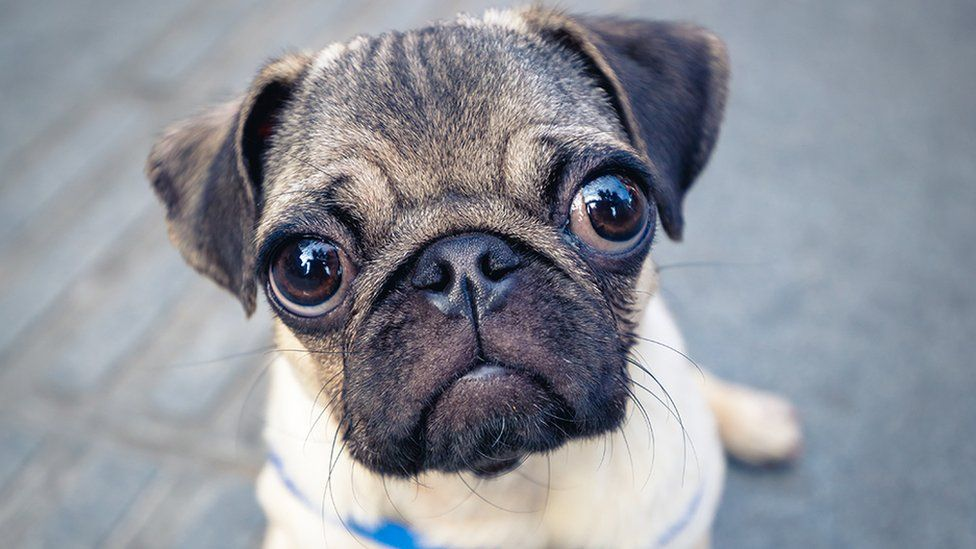
#> input picture examples/dog.jpg, 976 x 549 px
$ python kmeans.py --input examples/dog.jpg --clusters 3
#> lines starting #> are read from the running program, lines starting #| are printed output that depends on the picture
#> in main, image is the input picture: shape (549, 976, 3); mean B, G, R 152.8, 144.6, 141.3
import numpy as np
import random
import math
import cv2
import argparse
import matplotlib.pyplot as plt


# parse cli args
parser = argparse.ArgumentParser(
    prog='K-Means Color Reduction',
    description='Reduces the number of colors of an image using the K-Means algorithm')

parser.add_argument("-i", "--input", help="Input image", required=True)

parser.add_argument("-k", "--clusters",
                    help="Number of clusters", type=int, required=True)
parser.add_argument("--maxiter", help="Max number of iterations", type=int)
args = parser.parse_args()


def euclidean_distance(a, b):
    return np.linalg.norm(a - b)


def init_centroids(X, k):
    n_samples, n_features = X.shape
    centroids = np.zeros((k, n_features))
    for i in range(k):
        centroid = X[random.randint(0, n_samples - 1)]
        centroids[i] = centroid
    return centroids


def closest_centroid(sample, centroids):
    closest, min_distance = -1, math.inf
    for i, centroid in enumerate(centroids):
        distance = euclidean_distance(sample, centroid)
        if distance < min_distance:
            closest, min_distance = i, distance
    return closest


def k_means_clustering(X, k, max_iterations=100):

    # Initialize the centroids randomly.
#> called with X = array of shape (535824, 3), k = 3, max_iterations = 100
    centroids = X[np.random.randint(0, X.shape[0], size=k), :]
#> centroids = [[193, 196, 201], [27, 41, 50], [148, 160, 174]]

    old_centroids = np.zeros(centroids.shape)
#> old_centroids = [[0, 0, 0], [0, 0, 0], [0, 0, 0]]
    labels = np.zeros(X.shape[0])
    distances = np.zeros((X.shape[0], k))

    iteration = 0

    # Repeat until the centroids stop moving or the maximum number of iterations is reached.
    while np.linalg.norm(centroids - old_centroids) > 0 and iteration < max_iterations:
        # Assign the datapoints to the nearest centroids.
        for i in range(k):
            distances[:, i] = np.linalg.norm(X - centroids[i], axis=1)
        labels = np.argmin(distances, axis=1)

        # Save the old centroids.
        old_centroids = centroids.copy()

        # Update the centroids.
        for i in range(k):
            centroids[i] = np.mean(X[labels == i], axis=0)

        iteration += 1
#> this loop made 22 passes
#> old_centroids on pass 1: [[193, 196, 201], [27, 41, 50], [148, 160, 174]]
#> after the loop, centroids = [[215.5, 212.1, 209.1], [61.88, 60.94, 75.8], [148.1, 154.6, 163.7]]; iteration = 22

    # Return the final centroids and cluster assignments.
    return centroids, labels


def reduce_colors(image, k):
    image = cv2.cvtColor(image, cv2.COLOR_BGR2RGB)
    pixels = np.float32(image.reshape(-1, 3))

    if args.maxiter:
        centroids, labels = k_means_clustering(
            pixels, args.clusters, max_iterations=args.maxiter)
    else:
        centroids, labels = k_means_clustering(pixels, args.clusters)

    new_pixels = np.uint8(centroids[labels].reshape(image.shape))
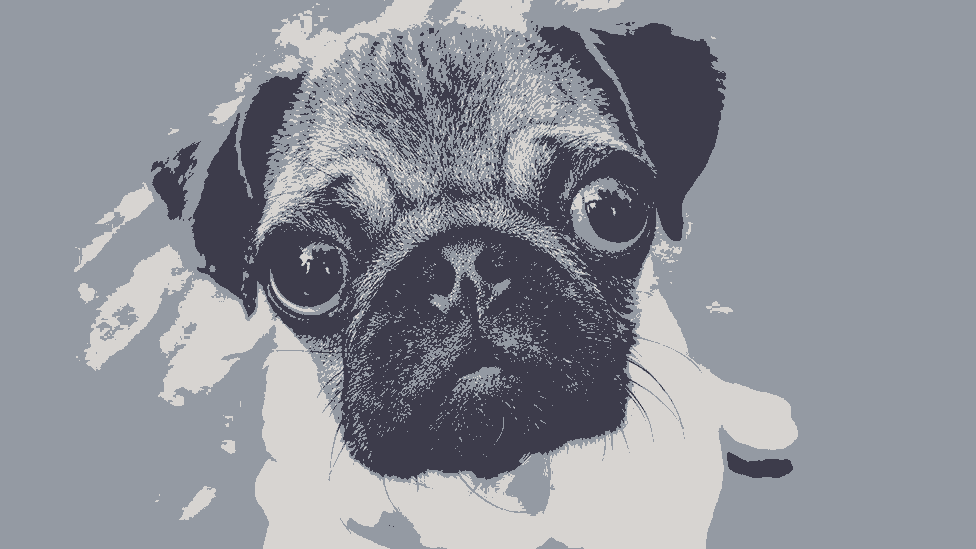
#> new_pixels: shape (549, 976, 3); mean R, G, B 141, 144, 152.2

    return cv2.cvtColor(new_pixels, cv2.COLOR_RGB2BGR)


def main():
    file_path = args.input
    image = cv2.imread(file_path)
    reduced_color_image = reduce_colors(image, k=16)

    cv2.imwrite('original.jpg', image)
    cv2.imwrite('reduced.jpg', reduced_color_image)


if __name__ == '__main__':
    main()

$ run again, on examples/pexels.jpg
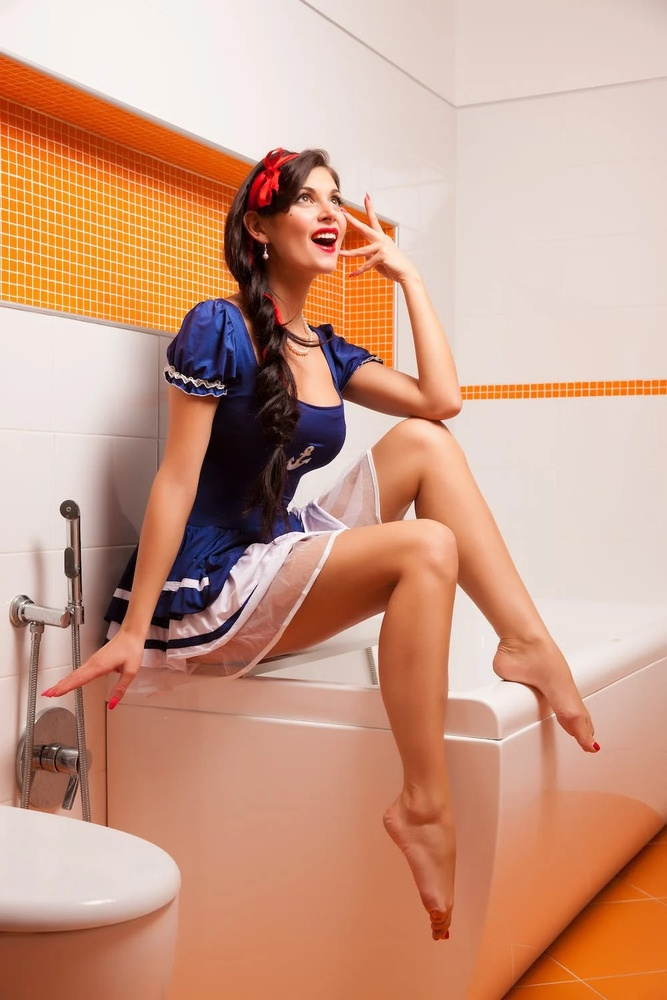
#> input picture examples/pexels.jpg, 667 x 1000 px, shrunk from 1000 x 1500 before the run
#> in main, image is the input picture: shape (1000, 667, 3); mean B, G, R 135.1, 157.1, 203.2
#> in k_means_clustering, `centroids = X[np.random.randint(0, X.shape[0], size=k), :]`: centroids = [[12, 3, 8], [135, 66, 50], [231, 216, 209]]
#> the loop in k_means_clustering, `while np.linalg.norm(centroids - old_centroids) > 0 and iteration < ma..` made 27 passes
#> old_centroids on pass 1: [[12, 3, 8], [135, 66, 50], [231, 216, 209]]
#> after the loop in k_means_clustering, `while np.linalg.norm(centroids - old_centroids) > 0 and iteration < ma..`: centroids = [[88.96, 44.77, 40.69], [205.8, 129.1, 87.06], [232.2, 214.8, 206.9]]; iteration = 27
#> in reduce_colors, `new_pixels = np.uint8(centroids[labels].reshape(image.shape))`:
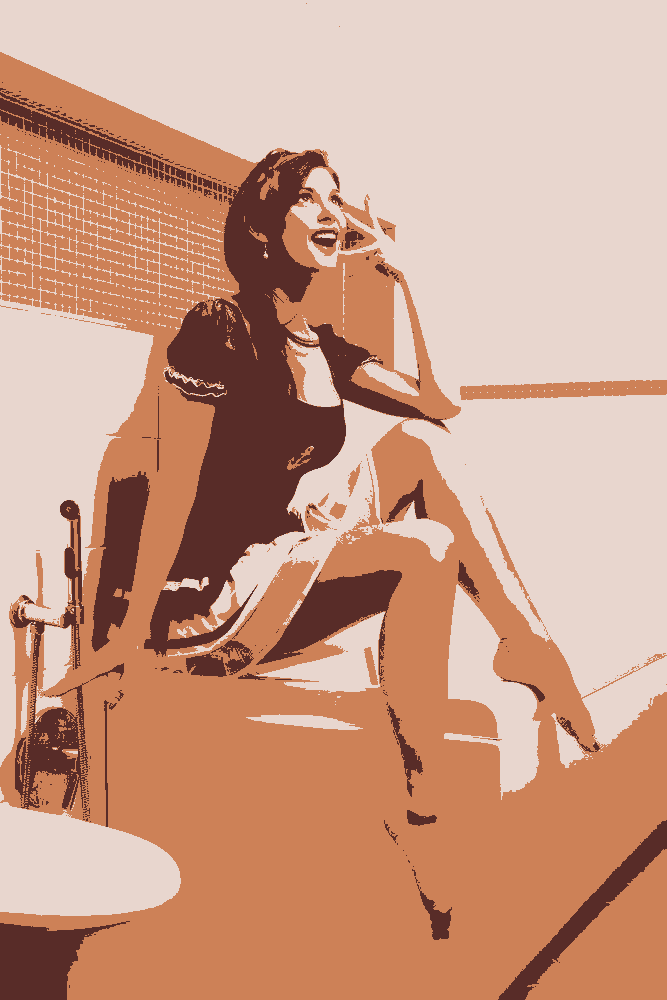
#> new_pixels: shape (1000, 667, 3); mean R, G, B 202.6, 156.6, 134.6
